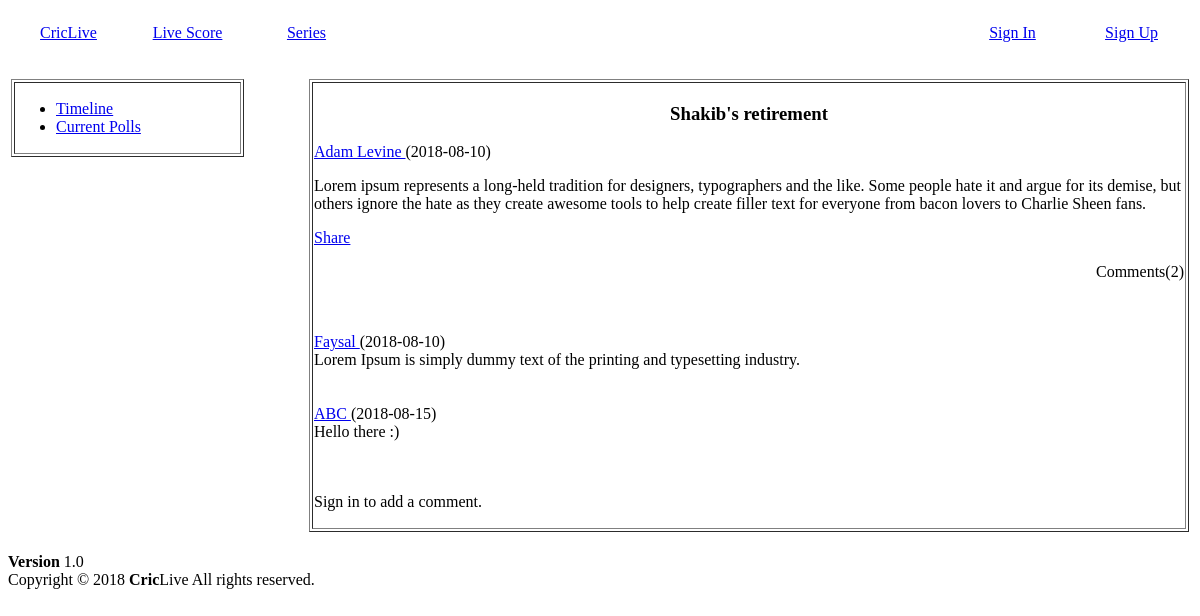
The app's page /user/post.php?id=1, older data.
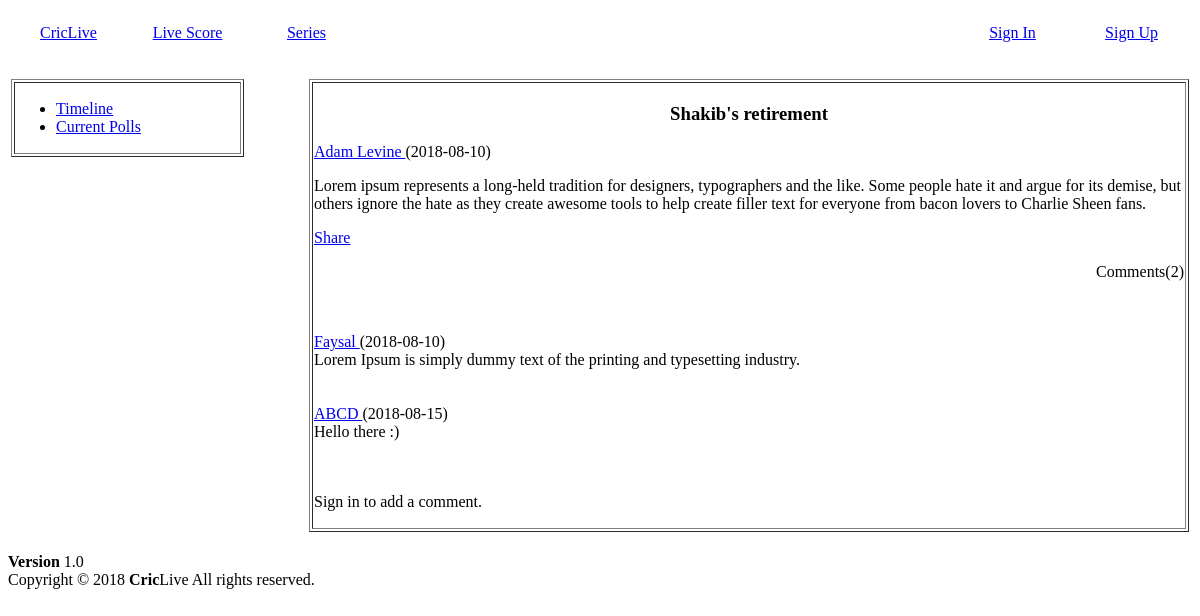
The same page, newer data.
### tables this page shows
CREATE TABLE `comment` (
  `com_id` int(255) NOT NULL,
  `post_id` int(255) NOT NULL,
  `user_id` varchar(100) NOT NULL,
  `text` varchar(1000) NOT NULL,
  `date` date NOT NULL,
  `time` varchar(100) NOT NULL
);

CREATE TABLE `user` (
  `id` varchar(100) NOT NULL,
  `password` varchar(100) NOT NULL,
  `name` varchar(100) NOT NULL,
  `email` varchar(100) NOT NULL,
  `country` varchar(100) NOT NULL,
  `date` varchar(100) NOT NULL
);

### user/post.php (the view, shortened to what this page needs)
<?php
	if(isset($_SESSION['log']))
    {
        header("location: user.php");
	}
    else{
        $id = $_GET['id'];
    }
?>
<!DOCTYPE html>
<html>
<head>
</head>
<body>
    <table width="100%" style="color:green;" height="50px">
        <tr >
            <td width="10%"><a href="../index.php"><center>CricLive</center></a></td>
            <td width="10%" style="color:green;"><a href="viewScore.php"><center>Live Score</center></a></td>
            <td width="10%"><a href="#"><center>Series</center></a></td>
            <td width="50%"></td>
            <td width="10%"><a href="../login.html"><center>Sign In</center></a></td>
            <td width="10%"><a href="register.html"><center>Sign Up</center></a></td>
        </tr>
    </table >
    <br/>
    <table width="100%">
        <tr>
            <td  width="20%" valign="top">
                <table  width="100%" border="1">
                    <tr>
                        <center>
                            <td>
                                <ul>
                                <li><a href="../index.php">Timeline</a></li>
                                <li><a href="aPoll.php"> Current Polls</a></li>
                              </ul>
                            </td>
                        </center>
                    </tr>
                </table>
            </td>
            <td  width="5%"></td>
            <td width="75%">
                <table  width="100%" border="1">
                    <?php
                        $conn = mysqli_connect('localhost', 'root', '', 'criclive');
                        $sql= "SELECT * FROM `post` where post_id='".$id."'";
                        $result = mysqli_query($conn, $sql);
                        while($row = mysqli_fetch_assoc($result)){
                            $str = 'editorProfile.php?id='. $row['user_id'];
                            $sql2= "SELECT * from `editor` where id='".$row['user_id']."'";
                            $result2 = mysqli_query($conn, $sql2);
                            $name=null;
                            while($row2 = mysqli_fetch_assoc($result2))
                            {
                                $name = $row2['name'];
                            }
                            $sql5= "SELECT * from `comment` where post_id='".$id."'";
                            $result5 = mysqli_query($conn, $sql5);
                            $comment = mysqli_num_rows($result5);
                            echo "<tr> <td>";
                    ?>
                            <center><h3><?=$row['headline']?></h3></center>
                            <a href='<?=$str?>' > <?=$name?> </a>
                            <span>(<?=$row['date']?>)</span>
                              <p>
                                <?=$row['text']?>
                              </p>
                            <a href="#" >Share</a>
                            <p style="text-align: right;">Comments(<?=$comment?>)</p>
                            <br><br>
                            <?php
                                $sql3= "SELECT * FROM `comment` where `post_id`='".$id."' ORDER BY `date`";
                                $result3 = mysqli_query($conn, $sql3);
                                while($row3 = mysqli_fetch_assoc($result3)){
                                    $str2 = 'userProfile.php?id='. $row3['user_id'];
                                    $sql4= "SELECT * from `user` where id='".$row3['user_id']."'";
                                    $result4 = mysqli_query($conn, $sql4);
                                    $name2=null;
                                    while($row4 = mysqli_fetch_assoc($result4))
                                    {
                                        $name2 = $row4['name'];
                                    }
                            ?>
                            <div>
                              <span>
                                <a href='<?=$str2?>' > <?=$name2?> </a>
                                <span>(<?=$row3['date']?>)</span>
                              </span><br>
                              <?=$row3['text']?>
                            </div>
                            <br/><br/>
                        <?php
                                }
                            echo "<p>Sign in to add a comment.</p></td> </tr>";
                        }
                    ?>
                </table>
            </td>
        </tr>
    </table>
    <br/>
    <?php include 'footer.php';?>
</body>
</html>

Row changes from the older to the newer data that the page shows:
changed through a linked row, comment "Hello there :)": user.name "ABC" → "ABCD"
